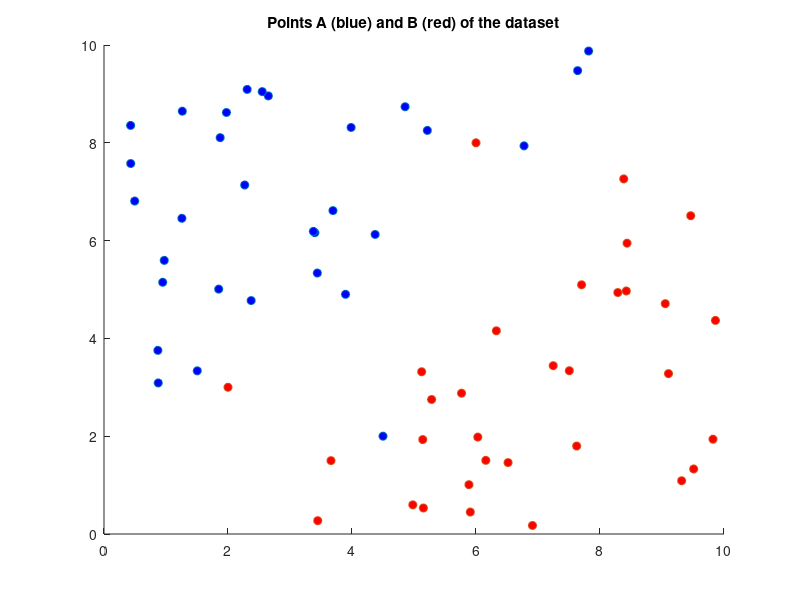

Here is the MATLAB script that generated this plot: (Note: this script raises an error after producing the figure.)

%{
    Questo algoritmo prevede lo stesso obiettivo fatto nell'omonimo,
    ma stavolta risolvendo il più semplice problema Lagrangiano duale.

    Inoltre il dataset contiene dati NON linearmente separabili.
    Utilizzando il duale Lagrangiano c'è poco da modificare. 

%}




%{
    DATASET
%}

A = [0.4952    6.8088
        2.6505    8.9590
        3.4403    5.3366
        3.4010    6.1624
        5.2153    8.2529
        7.6393    9.4764
        1.5041    3.3370
        3.9855    8.3138
        1.8500    5.0079
       1.2631    8.6463
       3.8957    4.9014
       1.9751    8.6199
       1.2565    6.4558
       4.3732    6.1261
       0.4297    8.3551
       3.6931    6.6134
       7.8164    9.8767
       4.8561    8.7376
       6.7750    7.9386
       2.3734    4.7740
       0.8746    3.0892
       2.3088    9.0919
       2.5520    9.0469
       3.3773    6.1886
       0.8690    3.7550
       1.8738    8.1053
       0.9469    5.1476
       0.9718    5.5951
       0.4309    7.5763
       2.2699    7.1371
       4.5000    2.0000  ];

B = [7.2450    3.4422
       7.7030    5.0965
       5.7670    2.8791
       3.6610    1.5002
       9.4633    6.5084
       9.8221    1.9383
       8.2874    4.9380
       5.9078    0.4489
       4.9810    0.5962
       5.1516    0.5319
       8.4363    5.9467
       8.4240    4.9696
       7.6240    1.7988
       3.4473    0.2725
       9.0528    4.7106
       9.1046    3.2798
       6.9110    0.1745
       5.1235    3.3181
       7.5051    3.3392
       6.3283    4.1555
       6.1585    1.5058
       8.3827    7.2617
       5.2841    2.7510
       5.1412    1.9314
       6.0290    1.9818
       5.8863    1.0087
       9.5110    1.3298
       9.3170    1.0890
       6.5170    1.4606
       9.8621    4.3674
       6.0000    8.0000
       2.0000    3.0000  ];

%il training set è l'unione di A e B
T = [A;B];

%dimensione set A e B
nA = size(A,1);
nB = size(B,1);

%plotto i punti
figure(1), clf
scatter(A(:,1),A(:,2), 'MarkerFaceColor','b')
hold on
scatter(B(:,1),B(:,2), 'MarkerFaceColor','r')
title("Points A (blue) and B (red) of the dataset");

%Stavolta la funzione obiettivo è: f = -1/2 l^T X^T X l + e^T l

%{
    Matrice X. Questa è nxL dove n è la dimensione delle componenti di ogni
    punto (2 nel nostro caso), mentre L il numero di punti nel training
    set, ossia nA+nB. Ogni cella (i,j) di X è riempita cosi:
                            y^j * x_i^j
%}

%creo intanto le etichette, 1 per i punti in A, -1 per quelli in B
y = [ ones(nA,1); -ones(nB,1)];

X = zeros(2, nA+nB);

for row=1:size(X,1)
    for column=1:size(X,2)
        X(row,column) = y(column)*T(column,row); 
    end
end

%il vettore e è una serie di 1 
e = ones(1,nA+nB);


% Per utilizzare quadprog dobbiamo trasformarlo in x^T Q x + c^T x
Q = X'*X;

c = e;


%Dx=0, ma abbiamo solo che ly1 + ly2 +... = 0
D = y';

%ogni lambda l deve essere maggiore o uguale a zero
l = zeros(1,nA+nB);

%NUOVO: ogni lambda l deve essere minore o uguale a C
C = 10;
u = C*ones(1,nA+nB);

%{
    risolvo il problema quadratico convesso che siccome era di massimo
    allora inserirò -f
    Nota che Q è stato calcolato non contando -1/2 a sinistra, quindi
    quella parte è come se già avesse contato il "-". Mentre c'è da
    cambiare la parte c^T x.
%}
solution = quadprog(Q,-c,[],[],D,0,l,u,[]);

%la soluzione contiene i vari lambda (pari al numero di punti nel dataset)

%calcolo w1 e w2
w1 = sum(solution.*y.*T(:,1));
w2 = sum(solution.*y.*T(:,2));

%calcolo b
%prendo il primo indice dove lambda è >0 ma (NUOVO) anche <C  <---------- NEW NEW NEW NEW
index = find(solution > 0.001 & solution < C-1e-3);
index = index(1);
%prendo il relativo label e punto
label_index = y(index);
x_index = T(index,:);
b = 1/label_index - [w1 w2]*x_index';

%disegno l'hyperplane w1*x + w2*y + b
max_x = max(T(:,1));

start_x = 0;
start_y = (-w1*start_x-b)/w2;

end_x = max_x;
end_y = (-w1*end_x-b)/w2;

hold on
plot([start_x end_x], [start_y  end_y],'k-')

%evidenzio i punti del dataset che sono vettori di supporto
index = find(solution > 0.001 );
support_vectors = T(index,:);

hold on
scatter(support_vectors(:,1), support_vectors(:,2),100,'d');


